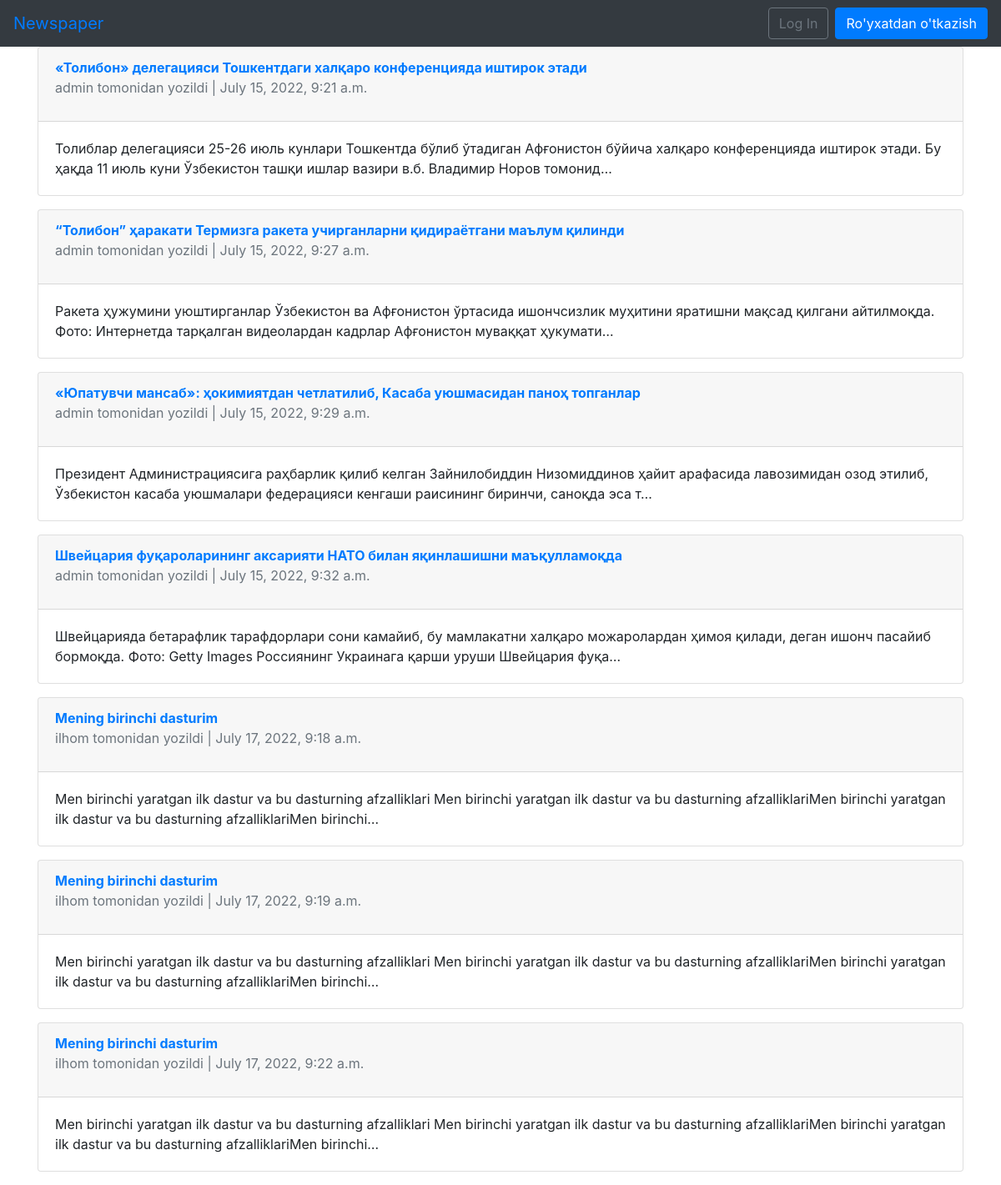
The app's page /articles/ with its own data.
### articles/models.py (models this page shows, shortened)
class Article(models.Model):
    title=models.CharField(max_length=255)
    body=models.TextField()
    image=models.ImageField(upload_to='images/', blank=True)
    date=models.DateTimeField(auto_now_add=True)
    author=models.ForeignKey(
        get_user_model(),
        on_delete=models.CASCADE
    )

### users/models.py (models this page shows)
class CustomUser(AbstractUser):#customuser degan user shabloni yaratebmiz
    age=models.PositiveIntegerField(null=True, blank=True)
    address=models.CharField(max_length=200)
    job=models.CharField(max_length=50)

### articles/views.py (the view)
# urls.py: path('', ArticleListView.as_view(), name='article_list'),
class ArticleListView(ListView):
    model=Article
    template_name='article_list.html'

### templates/article_list.html (shortened to what this page needs)
{% extends 'base.html' %}
{% block content %}
{% for article in object_list %}
<div class="card mb-3">
    <div class="card-header">
        <span class="font-weight-bold"><a href="{% url 'article_detail' article.pk %}">{{article.title}}</a></span>
        <p class="text-muted">{{article.author}} tomonidan yozildi | {{article.date}}</p>
    </div>
    <div class="card-body">
        {{article.body |truncatechars:'200'}}
    </div>
</div>
{% endfor %}
{% endblock %}

### templates/base.html (shortened to what this page needs)
<!DOCTYPE html>
<html lang="en">
<head>
    <link rel="stylesheet" href="https://cdn.jsdelivr.net/npm/bootstrap@4.0.0/dist/css/bootstrap.min.css"
>
</head>
<body>
    <nav class="navbar navbar-expand-lg navbar-white bg-dark">
        <a class="navbar-brand" href="{% url 'home' %}">Newspaper</a>
        <div class="collapse navbar-collapse" id="navbar-collapse">
            {% if user.is_authenticated %}
            <ul class="navbar-nav mr-auto">
                <li class="nav-item dropdown">
                    <a class="nav-link dropdown-toggle" href="#" id="userMenu" role="button" data-toggle="dropdown"
                        aria-haspopup="true" aria-expanded="false">
                        {{user.username}}
                    </a>
                    <style>
                    </style>
                    <div class="dropdown-menu ml-right " aria-labelledby="userMenu">
                        <div class="dropdown-divider"></div>
                        <a class="dropdown-item" href="{% url 'article_new' %}">Blog Yaratish</a>
                        <a class="dropdown-item" href="{% url 'logout' %}">Log Out</a>
                    </div>
                </li>
            </ul>
            {% else %}
            <form class="form-inline ml-auto">
                <a href="{% url 'login' %}" class="btn btn-outline-secondary">Log In</a>
                <a href="{% url 'signup' %}" class="btn btn-primary ml-2">Ro'yxatdan o'tkazish</a>
            </form>
            {% endif %}
        </div>
    </nav>
    <div class="container">
        {% block content %}
        {% endblock %}
    </div>
</body>
</html>

### records on screen
Article: title "«Толибон» делегацияси Тошкентдаги халқаро конференцияда иштирок этади", author "admin", date "July 15, 2022, 9:21 a.m.", body "Толиблар делегацияси 25-26 июль кунлари Тошкентда бўлиб ўтадиган Афғонистон бўйича халқаро конференцияда иштирок этади. Бу ҳақда 11 июль куни Ўзбекистон ташқи ишлар вазири в.б. Владимир Норов томонид…"
Article: title "“Толибон” ҳаракати Термизга ракета учирганларни қидираётгани маълум қилинди", author "admin", date "July 15, 2022, 9:27 a.m.", body "Ракета ҳужумини уюштирганлар Ўзбекистон ва Афғонистон ўртасида ишончсизлик муҳитини яратишни мақсад қилгани айтилмоқда. Фото: Интернетда тарқалган видеолардан кадрлар Афғонистон муваққат ҳукумати…"
Article: title "«Юпатувчи мансаб»: ҳокимиятдан четлатилиб, Касаба уюшмасидан паноҳ топганлар", author "admin", date "July 15, 2022, 9:29 a.m.", body "Президент Администрациясига раҳбарлик қилиб келган Зайнилобиддин Низомиддинов ҳайит арафасида лавозимидан озод этилиб, Ўзбекистон касаба уюшмалари федерацияси кенгаши раисининг биринчи, саноқда эса т…"
Article: title "Швейцария фуқароларининг аксарияти НАТО билан яқинлашишни маъқулламоқда", author "admin", date "July 15, 2022, 9:32 a.m.", body "Швейцарияда бетарафлик тарафдорлари сони камайиб, бу мамлакатни халқаро можаролардан ҳимоя қилади, деган ишонч пасайиб бормоқда. Фото: Getty Images Россиянинг Украинага қарши уруши Швейцария фуқа…"
Article: title "Mening birinchi dasturim", author "ilhom", date "July 17, 2022, 9:18 a.m.", body "Men birinchi yaratgan ilk dastur va bu dasturning afzalliklari Men birinchi yaratgan ilk dastur va bu dasturning afzalliklariMen birinchi yaratgan ilk dastur va bu dasturning afzalliklariMen birinchi…"
Article: title "Mening birinchi dasturim", author "ilhom", date "July 17, 2022, 9:19 a.m.", body "Men birinchi yaratgan ilk dastur va bu dasturning afzalliklari Men birinchi yaratgan ilk dastur va bu dasturning afzalliklariMen birinchi yaratgan ilk dastur va bu dasturning afzalliklariMen birinchi…"
Article: title "Mening birinchi dasturim", author "ilhom", date "July 17, 2022, 9:22 a.m.", body "Men birinchi yaratgan ilk dastur va bu dasturning afzalliklari Men birinchi yaratgan ilk dastur va bu dasturning afzalliklariMen birinchi yaratgan ilk dastur va bu dasturning afzalliklariMen birinchi…"
